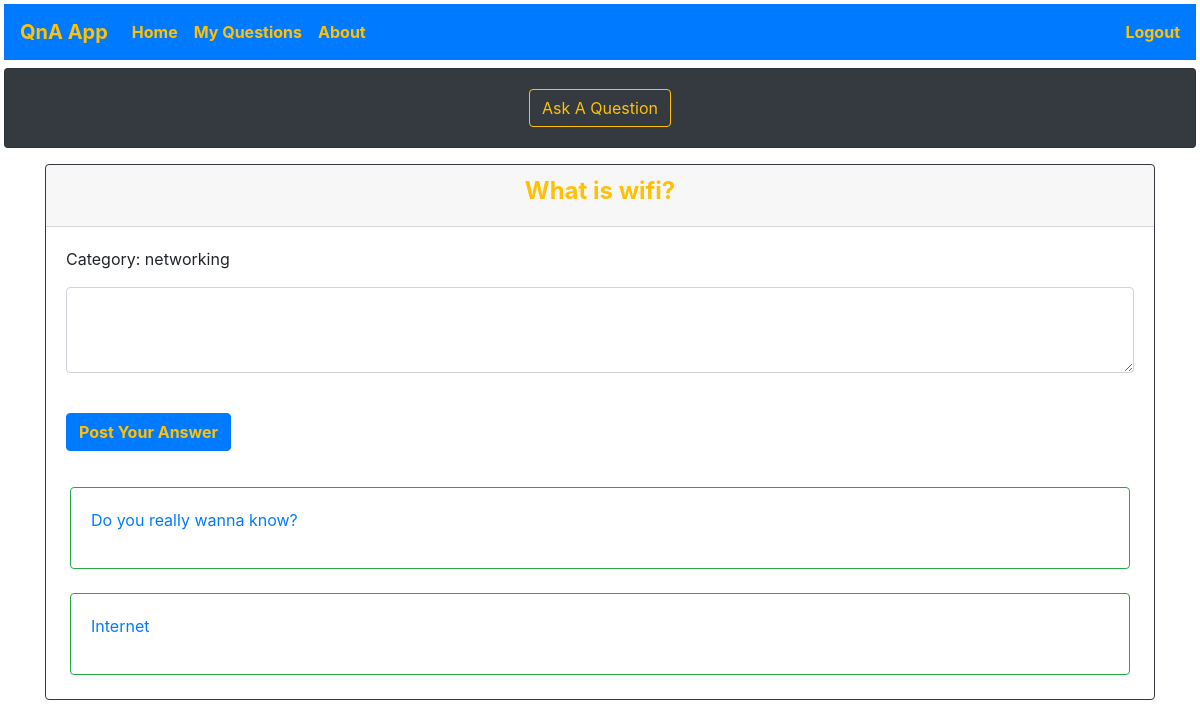
Page /viewaquestion/10/ (signed in) on the committed database.
### models.py (models this page shows)
class Question(db.Model):
    id = db.Column(db.Integer, primary_key = True)
    question_text = db.Column(db.Text, nullable = False)
    category = db.Column(db.String(20), nullable = False)
    asked_by_id = db.Column(db.Integer, db.ForeignKey('user.id'))
    answers_to_question = db.relationship(
        'Answer',
        foreign_keys = 'Answer.for_question_id',
        backref='the_question',
        lazy=True
    )

class Answer(db.Model):
    id = db.Column(db.Integer, primary_key=True)
    answer_text = db.Column(db.Text, nullable=False)
    for_question_id = db.Column(db.Integer, db.ForeignKey('question.id'))

### app.py (the view, shortened to what this page needs)
@app.route('/viewaquestion/<int:question_id>/', methods=['GET', 'POST'])
@login_required
def view(question_id):
    question = Question.query.filter_by(id=question_id).first()
    answers = Answer.query.filter_by(for_question_id=question_id).all()
    return render_template('view.html', question=question, answers=answers)

### app.py (called while the page is built)
@login_manager.user_loader
def load_user(user_id):
    return User.query.get(user_id)

### templates/view.html
{% extends "base.html" %}
{% block content %}
<div class="container">
  <div class="card my-3 border-dark">
    <div class="card-header text-warning">
      <h4><b><center>{{ question.question_text }}</center></b></h4>
    </div>
    <div class="card-body">
      <form action="{{ url_for('view', question_id=question.id) }}" method="post">
        <div class="form-group">
        <div class="form-group">
          <p>Category: {{ question.category }}</p>
          <textarea name="answerText" class="form-control" rows="3"></textarea>
        </div>
        <br />
        <button type="submit" class="btn btn-primary text-warning"><b>Post Your Answer</b></button>
      </form>
    </div>
  </div>
  {% for answer in answers %}
  <div class="card mx-4 border-success">
    <div class="card-body">
      <a href="{{url_for('view',question_id = question.id)}}">
        <p>{{ answer.answer_text }}</p>
      </a>
    </div>
  </div>
  <br>
  {% endfor %}
  </div>
{% endblock %}

### rows in the picture
Question: question_text "What is wifi?", category "networking"
Answer: answer_text "Do you really wanna know?"
Answer: answer_text "Internet"
